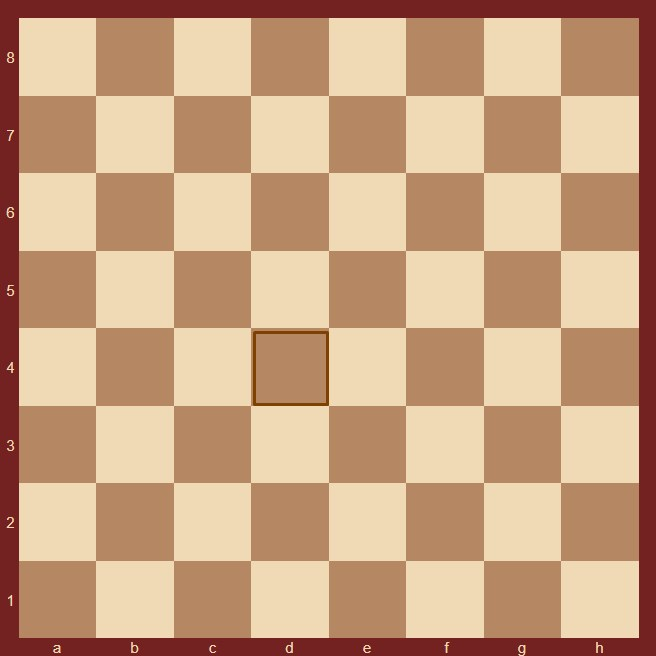
#> input picture RecognizeCorners/image.jpg, 656 x 656 px
$ python RecognizeCorners.py
#> lines starting #> are read from the running program, lines starting #| are printed output that depends on the picture; after the words box and inside, x2 and y2 are one past the last pixel; in counts of white or black regions, pixels touching at a corner belong together
import cv2
import numpy as np

img=cv2.imread('image.jpg')
#> img is the input picture: shape (656, 656, 3); mean B, G, R 128.5, 161.3, 200.4
gray=cv2.cvtColor(img,cv2.COLOR_BGR2GRAY)
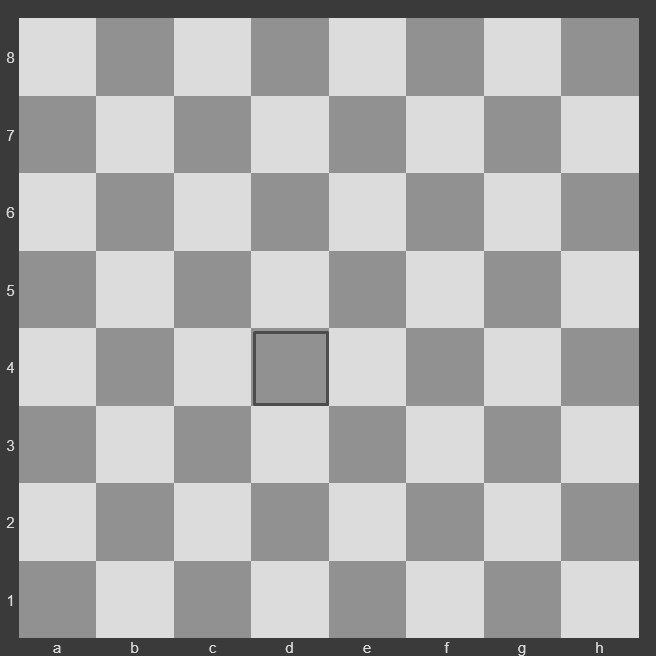
#> gray: shape (656, 656); min 41, max 233, mean 169.3
gray=np.float32(gray)

corners=cv2.goodFeaturesToTrack(gray , 200 ,0.1, 10 )
#> corners = 99 rows, first 8: [8, 289], [638, 637], [13, 130], [19, 18], [10, 53], [10, 519], [7, 369], [11, 595]
corners=np.int0(corners)

for corner in corners:
    x,y= corner.ravel()
    cv2.circle(img,(x,y),3,(0,255,255),2)
#> this loop made 99 passes
#> (x, y) on passes 1 to 12: (8, 289), (638, 637), (13, 130), (19, 18), (10, 53), (10, 519), (7, 369), (11, 595), (365, 650), (10, 442), (59, 652), (599, 646)
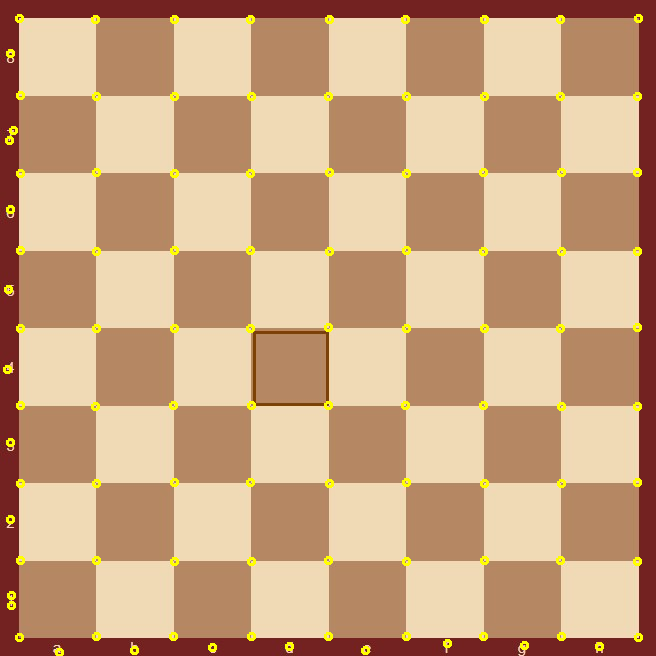
#> img: shape (656, 656, 3); 1.36% of pixels changed, all inside (x1, y1, x2, y2) = (3, 14, 643, 656)

cv2.imshow('corners',img)
cv2.waitKey(0)
cv2.destroyAllWindows()
